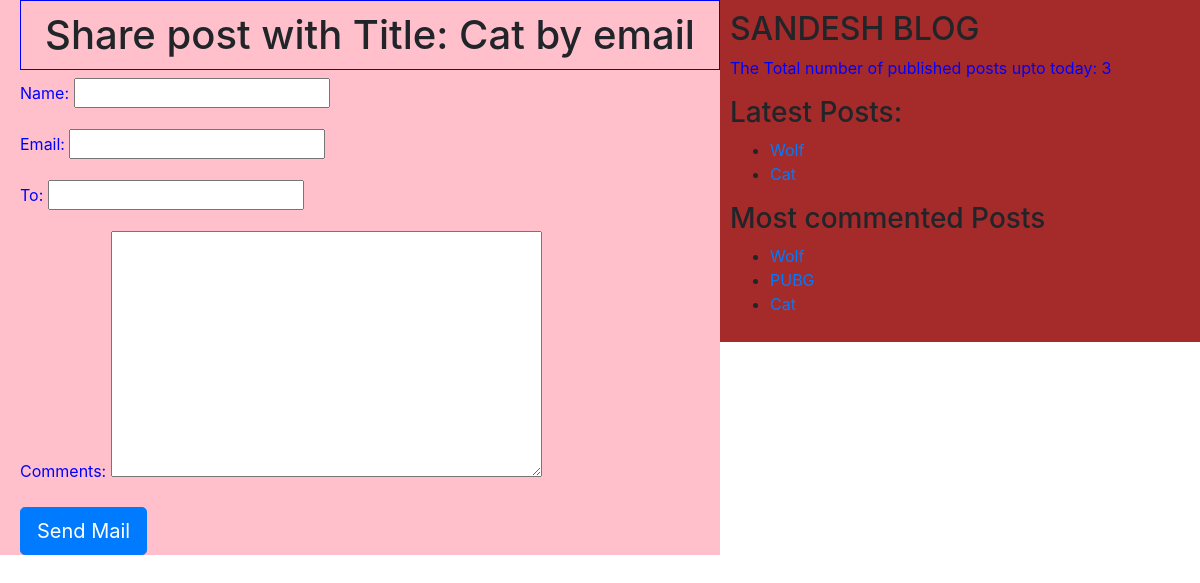
The app's page /2/share/ with its own data.
### app2/models.py (models this page shows, shortened)
class Post(models.Model):
    STATUS_CHOICES=(('draft','Draft'),('published','Published'))
    title = models.CharField(max_length=50)
    slug = models.SlugField(max_length=200,unique_for_date='publish')
    author = models.ForeignKey(User,related_name='blog_posts' ,on_delete=models.CASCADE)
    body = models.TextField()
    publish = models.DateTimeField(default=timezone.now)
    created = models.DateTimeField(auto_now_add=True)
    updated = models.DateTimeField(auto_now=True)
    status = models.CharField(max_length=50,choices=STATUS_CHOICES,default='draft')
    objects=CustomManager()
    tags=TaggableManager()
    class Meta:
    	ordering=('-publish',)
    def get_absolute_url(self):
    	return reverse('post_detail',args=[self.publish.year,self.publish.strftime('%m'),self.publish.strftime('%d'),self.slug])

### app2/views.py (the view)
# urls.py: re_path(r'^(?P<id>\d+)/share/$',views.mail_send_view),
def mail_send_view(request,id):
	post=get_object_or_404(Post,id=id,status='published')
	sent=False
	if request.method=='POST':
		form=EmailSendForm(request.POST)
		if form.is_valid():
			cd=form.cleaned_data
			subject='{}({}) recommends you to read"{}" '.format(cd['name'],cd['email'],post.title)
			post_url=request.build_absolute_uri(post.get_absolute_url())
			message='Read the Post at :\n {} \n\n {}\'s Comments:\n{}'.format(post_url,cd['name'],cd['comments'])
			send_mail(subject, message, 'sandesh@blog.com',[cd['to']])
			sent=True
	else:
		form=EmailSendForm()
	my_dict={'form':form,'post':post,'sent':sent}
	return render(request=request, template_name='app2/email.html',context=my_dict)

### app2/forms.py
class EmailSendForm(forms.Form):
	name = forms.CharField()
	email = forms.EmailField()
	to = forms.CharField()
	comments = forms.CharField(required=False,widget=forms.Textarea)

### app2/models.py (called while the page is built)
	def get_queryset(self):
		return super().get_queryset().filter(status='published')

### app2/templatetags/blog_tags.py (called while the page is built)
@register.simple_tag(name='my_tag')
def total_posts():
	return Post.objects.count()

@register.inclusion_tag('app2/latest.html')
def show_latest_posts():
	latest_posts=Post.objects.order_by('-publish')[:2]
	return {'latest_posts':latest_posts}

@register.simple_tag()
def get_most_commented_posts(count=3):
	return Post.objects.annotate(total_comments=Count('comments')).order_by('-total_comments')[:count]

### template/app2/email.html (shortened to what this page needs)
{% extends "app2/base.html" %}
{% block content_block %}
	{% if sent %}
		<h1>Email sent Successfully</h1>
		<h2>Post with title: {{ post.title }} shared by email</h2>
	{% else %}
		<h1>
		    Share post with Title: {{ post.title }} by email
		</h1>
		<form method="POST">
			{{ form.as_p }}
			<input type="submit" name="" class="btn btn-primary btn-lg" value="Send Mail">
		</form>
	{% endif %}
{% endblock content_block %}

### template/app2/base.html (shortened to what this page needs)
<!DOCTYPE html>
{% load blog_tags %}
{% load static %}
<html lang="en" dir="ltr">
<head>
	<link rel="stylesheet" href="https://cdn.jsdelivr.net/npm/bootstrap@4.5.3/dist/css/bootstrap.min.css">
	<link rel="stylesheet" type="text/css" href="{% static "css/app2/post.css" %}">
</head>
<body>
	<div class="content">
		{% block content_block %}
		{% endblock content_block %}
	</div>
	<div class="sidebar">
		<h2>SANDESH BLOG</h2>
		<p>The Total number of published posts upto today: <span id="pcount">{% my_tag %}</span> </p>
		<h3>Latest Posts:</h3>{% show_latest_posts %}
		<h3>Most commented Posts</h3>
		{% get_most_commented_posts as m_c_p%}
		<ul>
			{% for post in m_c_p %}
			<li><a href="{{ post.get_absolute_url }}">{{ post.title }}</a></li>
			{% endfor %}
		</ul>
	</div>
</body>
</html>

### template/app2/latest.html
<ul>
	{% for post in  latest_posts %}
		<li><a href="{{ post.get_absolute_url }}">{{ post.title }}</a></li>
	{% endfor %}
</ul>

### static/css/app2/post.css (style rules this page uses)
.content { width:60%; float:left; padding: 0 0 0 20px; background: pink; height: 100%; }
.sidebar { width:40%; float:right; padding: 10px; background: brown; height: 100%; }
h1 { text-align: center; padding: 10px; border: 1px solid blue; }
p { color:blue; }

### records on screen
Post: title "Cat"
Post: title "Wolf"
Post: title "PUBG"
